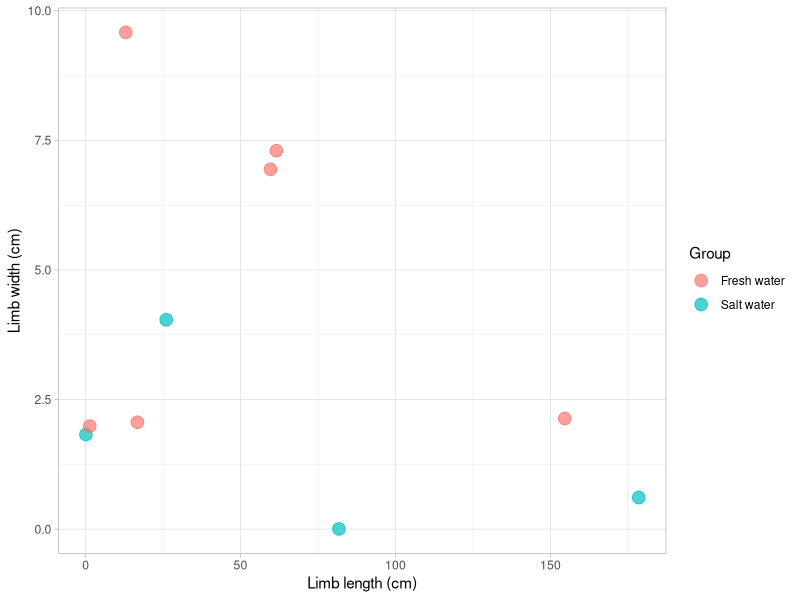
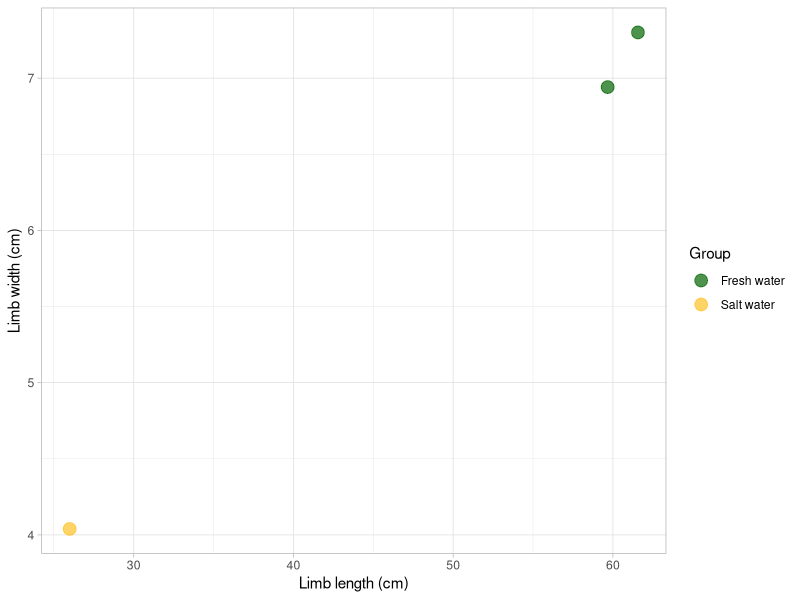

Recreate these plots in R, in order.
## ---- chunk 1

library(dplyr)
library(ggplot2)
library(knitr)
MData<-read.csv("Data/measurements.csv")[,-1]
## ---- chunk 2

MData<-rename(MData,Org=Organism,Lwd=Limb.Width,Uwd=unitsW,Lln=Limb.Length,Uln=unitsL)
## ---- chunk 3

widthtocm<-function(i){
if(MData$Uwd[i]=="mm"){
  return(MData$Lwd[i]/10)}
  else{return(MData$Lwd[i])}}
MData<-mutate(MData,Width.All.cm=sapply(1:nrow(MData),widthtocm))

lengthtocm<-function(i){
if(MData$Uln[i]=="mm"){
  return(MData$Lln[i]/10)}
  else{return(MData$Lln[i])}}
MData<-mutate(MData,Length.All.cm=sapply(1:nrow(MData),lengthtocm))

MData<-mutate(MData,Volume=pi*((Width.All.cm/2)^2)*Length.All.cm)
## ---- chunk 4

set.seed(777)
MData<-mutate(MData,Group=sample(c("Salt.Water","Fresh.Water"),size=10,replace=TRUE,prob=c(0.5,0.5)))
## ---- chunk 5
kable(summarize(group_by(MData,Group),Mean.Width=mean(Width.All.cm),SD.Width=sd(Width.All.cm),Mean.Length=mean(Length.All.cm),SD.Length=sd(Length.All.cm),Mean.Volume=mean(Volume),SD.Volume=sd(Volume)),caption="Table 1: Table of summary statistics.",padding=10L)
## ---- chunk 6
ggplot(MData,aes(Length.All.cm,Width.All.cm,colour=Group))+
  geom_point(size=I(4),alpha=0.7)+
  xlab("Limb length (cm)")+
  ylab("Limb width (cm)")+
  labs(colour="Group")+
  scale_colour_discrete(name="Group",labels=c("Fresh water","Salt water"))+
  theme_light()
## ---- chunk 7
#Mean volume is 696.13 for freshwater and 647.83 for salt water
MDataLg<-filter(group_by(MData,Group),Volume>mean(Volume))

ggplot(MDataLg,aes(Length.All.cm,Width.All.cm,colour=Group))+
  geom_point(size=I(4),alpha=0.7)+
  xlab("Limb length (cm)")+
  ylab("Limb width (cm)")+
  labs(colour="Group")+
  scale_colour_manual(values=c("darkgreen","goldenrod1"),name="Group",labels=c("Fresh water","Salt water"))+
  theme_light()
## ---- chunk 8
MdataSm<-filter(group_by(MData,Group),Volume<mean(Volume))
kable(select(rename(ungroup(MdataSm),Species=Org),Species,Volume),caption="Table 2: Table of species and their volumes for species with below-average volume.")
